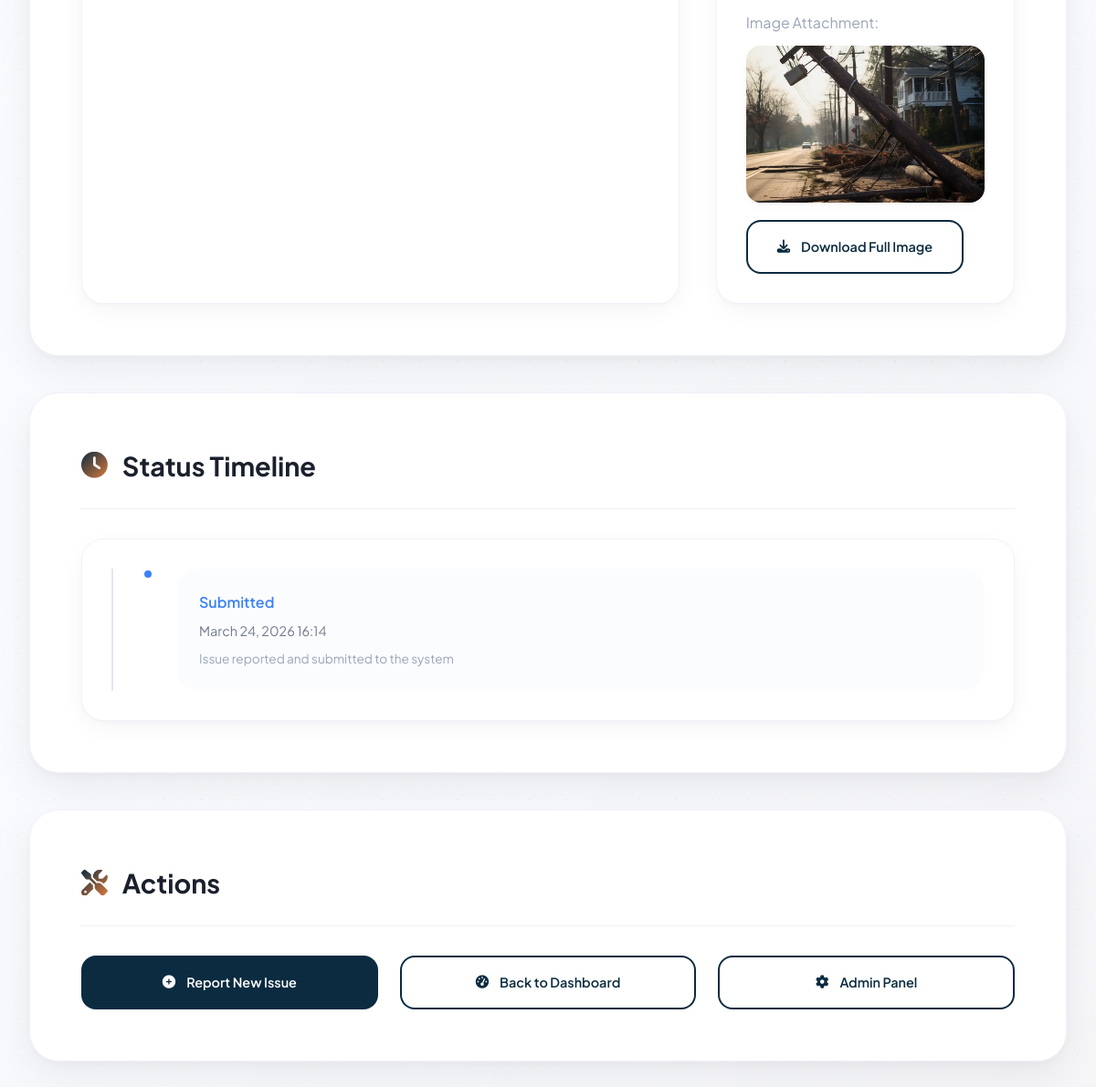
Page /track/SR-DA1A676D/ (signed in, lower part) on the earlier database version.
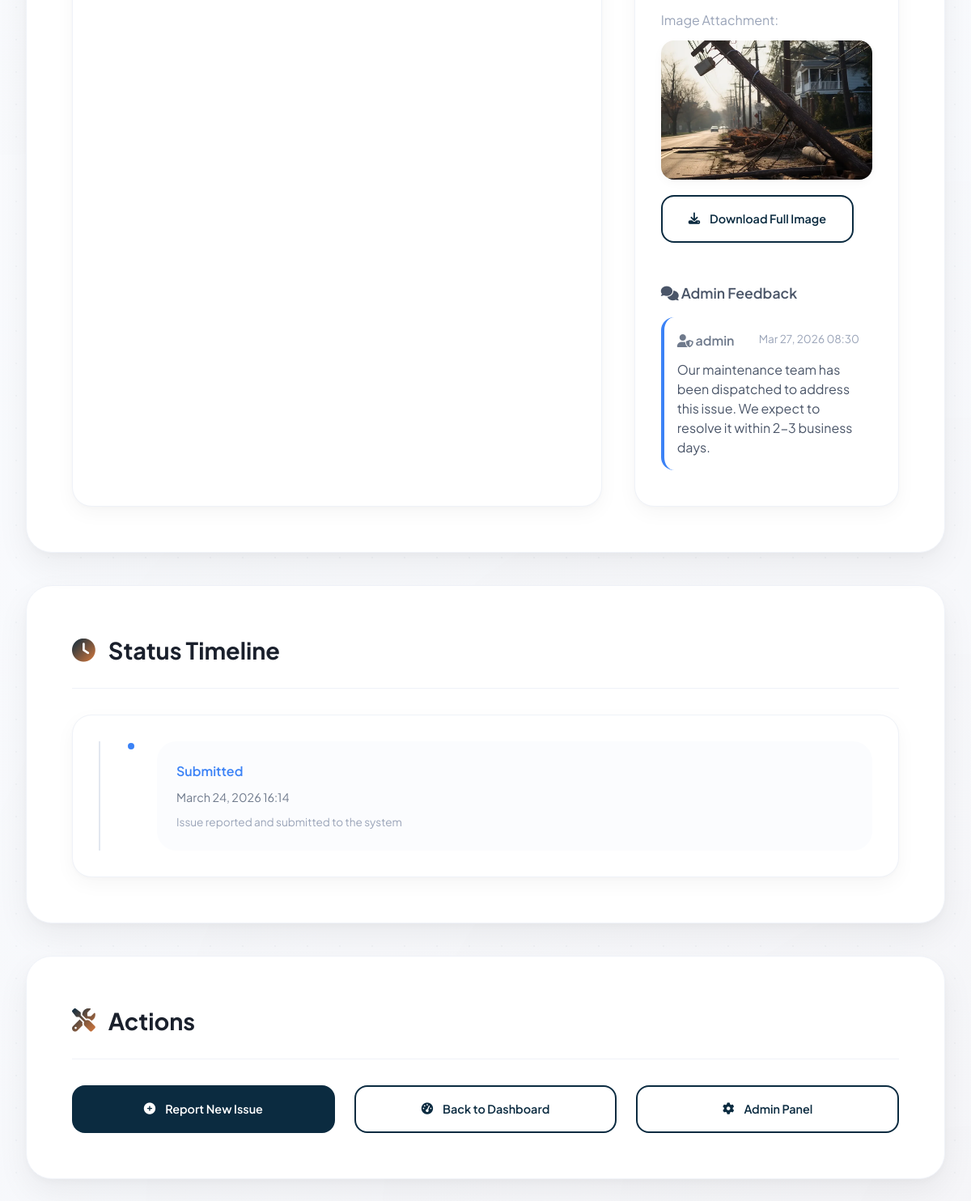
Same page on the later database version.
### issues/models.py (models this page shows, shortened)
class Feedback(models.Model):
    issue = models.ForeignKey(Issue, on_delete=models.CASCADE, related_name='feedback')
    admin = models.ForeignKey(User, on_delete=models.CASCADE, related_name='admin_feedback')
    message = models.TextField()
    created_at = models.DateTimeField(auto_now_add=True)
    class Meta:
        ordering = ['-created_at']

### issues/views.py (the view)
# urls.py: path('track/<str:reference_number>/', views.track_issue_detail, name='track_issue_detail'),  # Detail view with reference number
@login_required
def track_issue_detail(request, reference_number):
    try:
        issue = get_object_or_404(Issue, reference_number=reference_number, user=request.user)
    except:
        issue = get_object_or_404(Issue, reference_number=reference_number)
    status_steps = ['submitted', 'in_progress', 'resolved']
    current_index = status_steps.index(issue.status)
    feedback_list = issue.feedback.all()
    context = {
        'issue': issue,
        'status_steps': status_steps,
        'current_index': current_index,
        'feedback_list': feedback_list,
    }
    return render(request, 'issues/track_issue.html', context)

### issues/templates/issues/track_issue.html (shortened to what the changed rows need)
{% extends 'issues/base_premium_new.html' %}
{% block content %}
{% if issue %}
<div class="content-section" data-aos="fade-up" data-aos-delay="100">
    <div style="display: grid; grid-template-columns: 2fr 1fr; gap: var(--space-2xl);">
        <div class="card">
            <div class="card-content">
                <div style="display: grid; gap: var(--space-md);">
                    {% if feedback_list %}
                    <div style="margin-top: var(--space-xl);">
                        <div style="color: var(--gray-700); font-weight: 600; margin-bottom: var(--space-md); font-size: 1.1rem;">
                            <i class="fas fa-comments"></i> Admin Feedback
                        </div>
                        {% for feedback in feedback_list %}
                        <div style="background: var(--info-light); border-left: 4px solid var(--info); padding: var(--space-md); margin-bottom: var(--space-sm); border-radius: var(--radius-md);">
                            <div style="display: flex; justify-content: space-between; align-items: flex-start; margin-bottom: var(--space-sm);">
                                <div style="font-weight: 600; color: var(--dark);">
                                    <i class="fas fa-user-shield"></i> {{ feedback.admin.get_full_name|default:feedback.admin.username }}
                                </div>
                                <div style="font-size: 0.85rem; color: var(--gray-500);">
                                    {{ feedback.created_at|date:"M d, Y H:i" }}
                                </div>
                            </div>
                            <div style="color: var(--gray-700); line-height: 1.5;">
                                {{ feedback.message|linebreaksbr }}
                            </div>
                        </div>
                        {% endfor %}
                    </div>
                    {% endif %}
                </div>
            </div>
        </div>
    </div>
</div>
<div class="content-section" data-aos="fade-up" data-aos-delay="200">
    <div class="section-header">
        <h2 class="section-title">
            <i class="fas fa-clock"></i>
            Status Timeline
        </h2>
    </div>
</div>
<div class="content-section" data-aos="fade-up" data-aos-delay="300">
    <div class="section-header">
        <h2 class="section-title">
            <i class="fas fa-tools"></i>
            Actions
        </h2>
    </div>
</div>
{% endif %}
{% endblock %}

Differences in the rows shown:
added Feedback: admin.get_full_name "admin", created_at "Mar 27, 2026 08:30", message "Our maintenance team has been dispatched to address this issue. We expect to resolve it within 2-3 business days."
Other differences:
text now shown: "Admin Feedback"
